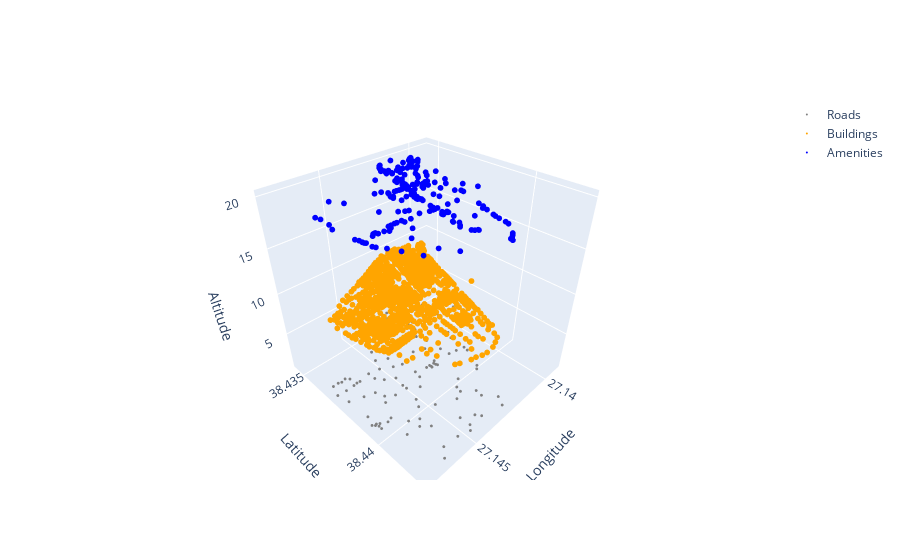

Notebook source saved alongside this figure:
### Code cell
import osmnx as ox
import plotly.graph_objs as go

# Define your location (you can use a place name or coordinates)
place_name = "Alsancak Mahallesi, Konak, Izmir, Turkey"

# Retrieve building footprints, roads, and amenities directly from OpenStreetMap
buildings = ox.geometries_from_place(place_name, tags={'building': True})
roads = ox.geometries_from_place(place_name, tags={'highway': True})
amenities = ox.geometries_from_place(place_name, tags={'amenity': True})

# Assign different heights (z coordinates) to roads, buildings, and amenities
road_height = 1
building_height = 10
amenity_height = 20

# Create Plotly traces for roads, buildings, and amenities
road_trace = go.Scatter3d(
    x=roads['geometry'].apply(lambda geom: geom.centroid.x),
    y=roads['geometry'].apply(lambda geom: geom.centroid.y),
    z=[road_height] * len(roads),
    mode='markers',
    marker=dict(color='gray', size=1),
    name='Roads'
)

building_trace = go.Scatter3d(
    x=buildings['geometry'].apply(lambda geom: geom.centroid.x),
    y=buildings['geometry'].apply(lambda geom: geom.centroid.y),
    z=[building_height] * len(buildings),
    mode='markers',
    marker=dict(color='orange', size=2),
    name='Buildings'
)

amenity_trace = go.Scatter3d(
    x=amenities['geometry'].apply(lambda geom: geom.centroid.x),
    y=amenities['geometry'].apply(lambda geom: geom.centroid.y),
    z=[amenity_height] * len(amenities),
    mode='markers',
    marker=dict(color='blue', size=2),
    name='Amenities'
)

# Create layout for the 3D plot
layout = go.Layout(
    scene=dict(
        xaxis=dict(title='Longitude'),
        yaxis=dict(title='Latitude'),
        zaxis=dict(title='Altitude'),
        aspectmode='cube'
    )
)

# Create the figure and plot
fig = go.Figure(data=[road_trace, building_trace, amenity_trace], layout=layout)
fig.show()

### Figure 1 — Plotly figure (JSON) as saved in the notebook; plotly's stock layout.template omitted (floating-point values rounded to 4 significant figures; data arrays with more than 128 entries replaced by an {"elided": "..."} marker saying what was removed)
{"data": [{"marker": {"color": "gray", "size": 1}, "mode": "markers", "name": "Roads", "type": "scatter3d", "x": [27.15, 27.14, 27.15, 27.14, 27.15, 27.14, 27.15, 27.14, 27.15, 27.14, 27.15, 27.14, 27.15, 27.14, 27.15, 27.15, 27.14, 27.14, 27.14, 27.15, 27.15, 27.15, 27.14, 27.14, 27.14, 27.14, 27.14, 27.14, 27.15, 27.15, 27.14, 27.14, 27.14, 27.14, 27.14, 27.14, 27.14, 27.14, 27.14, 27.14, 27.14, 27.14, 27.14, 27.14, 27.14, 27.14, 27.15, 27.15, 27.15, 27.15, 27.15, 27.15, 27.15, 27.14, 27.14, 27.15, 27.14, 27.14, 27.14, 27.14, 27.15, 27.14, 27.14, 27.14, 27.15, 27.14, 27.15, 27.14, 27.14, 27.15, 27.15, 27.14, 27.15, 27.15, 27.14, 27.14, 27.14, 27.15, 27.14, 27.14, 27.14, 27.14, 27.15, 27.14, 27.14, 27.14, 27.14, 27.14, 27.14, 27.14, 27.14, 27.15, 27.15, 27.15, 27.15, 27.15, 27.14, 27.14, 27.14, 27.14, 27.14, 27.14, 27.14, 27.14, 27.14, 27.15, 27.15, 27.14, 27.14, 27.14, 27.14, 27.14, 27.14, 27.14, 27.15, 27.15, 27.15, 27.14, 27.15, 27.15], "y": [38.44, 38.44, 38.44, 38.43, 38.44, 38.44, 38.44, 38.44, 38.44, 38.44, 38.44, 38.44, 38.44, 38.44, 38.44, 38.44, 38.44, 38.44, 38.44, 38.44, 38.44, 38.44, 38.44, 38.44, 38.44, 38.44, 38.44, 38.44, 38.44, 38.44, 38.43, 38.44, 38.44, 38.44, 38.44, 38.44, 38.44, 38.44, 38.44, 38.44, 38.44, 38.44, 38.44, 38.44, 38.44, 38.44, 38.44, 38.44, 38.44, 38.44, 38.44, 38.44, 38.44, 38.44, 38.44, 38.44, 38.44, 38.44, 38.44, 38.44, 38.44, 38.44, 38.44, 38.44, 38.44, 38.44, 38.44, 38.44, 38.44, 38.44, 38.44, 38.43, 38.44, 38.44, 38.44, 38.44, 38.44, 38.44, 38.44, 38.44, 38.44, 38.44, 38.44, 38.44, 38.44, 38.44, 38.43, 38.44, 38.44, 38.44, 38.44, 38.44, 38.44, 38.44, 38.44, 38.44, 38.44, 38.44, 38.44, 38.44, 38.44, 38.44, 38.44, 38.44, 38.44, 38.44, 38.44, 38.44, 38.44, 38.44, 38.43, 38.44, 38.44, 38.43, 38.44, 38.44, 38.44, 38.44, 38.44, 38.44], "z": [1, 1, 1, 1, 1, 1, 1, 1, 1, 1, 1, 1, 1, 1, 1, 1, 1, 1, 1, 1, 1, 1, 1, 1, 1, 1, 1, 1, 1, 1, 1, 1, 1, 1, 1, 1, 1, 1, 1, 1, 1, 1, 1, 1, 1, 1, 1, 1, 1, 1, 1, 1, 1, 1, 1, 1, 1, 1, 1, 1, 1, 1, 1, 1, 1, 1, 1, 1, 1, 1, 1, 1, 1, 1, 1, 1, 1, 1, 1, 1, 1, 1, 1, 1, 1, 1, 1, 1, 1, 1, 1, 1, 1, 1, 1, 1, 1, 1, 1, 1, 1, 1, 1, 1, 1, 1, 1, 1, 1, 1, 1, 1, 1, 1, 1, 1, 1, 1, 1, 1]}, {"marker": {"color": "orange", "size": 2}, "mode": "markers", "name": "Buildings", "type": "scatter3d", "x": {"elided": "856 float values"}, "y": {"elided": "856 float values"}, "z": {"elided": "856 int values"}}, {"marker": {"color": "blue", "size": 2}, "mode": "markers", "name": "Amenities", "type": "scatter3d", "x": {"elided": "197 float values"}, "y": {"elided": "197 float values"}, "z": {"elided": "197 int values"}}], "layout": {"scene": {"aspectmode": "cube", "xaxis": {"title": {"text": "Longitude"}}, "yaxis": {"title": {"text": "Latitude"}}, "zaxis": {"title": {"text": "Altitude"}}}}}
